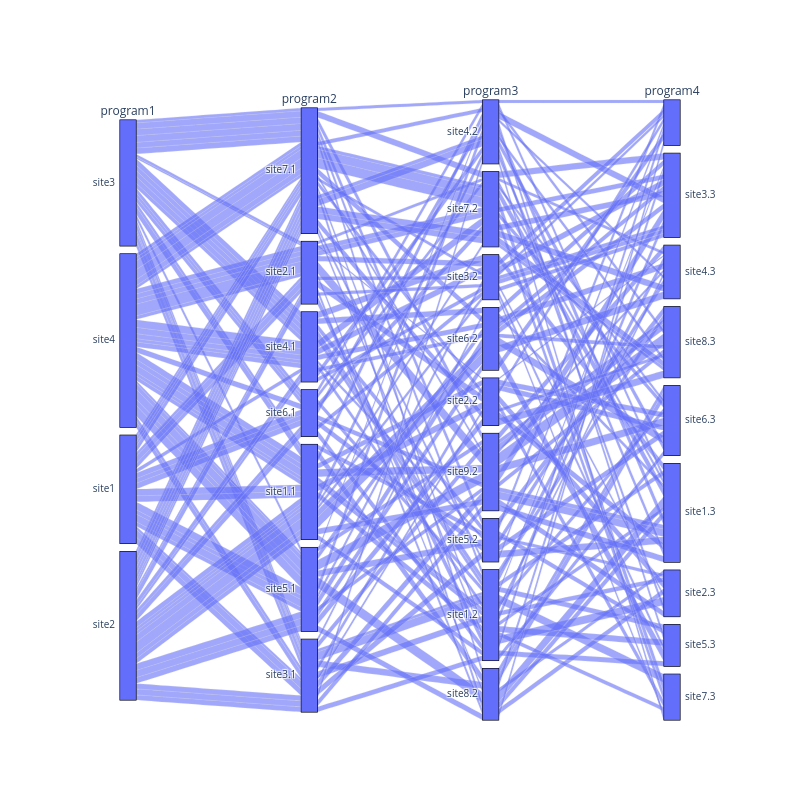

Here is the notebook cell this chart was saved with:
### Code cell
fig = go.Figure(go.Parcats(
    dimensions=[
        {'label': 'program1', 'values': df['program1']},
        {'label': 'program2', 'values': df['program2']},
        {'label': 'program3', 'values': df['program3']},
        {'label': 'program4', 'values': df['program4']}
    ],
    counts=df['Total'],
))
fig.update_layout(
    autosize=False,
    width=800,
    height=800,
)

fig.show()

### Figure 1 — Plotly figure (JSON) as saved in the notebook; plotly's stock layout.template omitted (floating-point values rounded to 4 significant figures)
{"data": [{"counts": [211, 340, 249, 384, 119, 803, 391, 267, 337, 418, 443, 291, 395, 454, 524, 326, 206, 426, 369, 429, 464, 360, 381, 227, 323, 275, 404, 496, 733, 215, 548, 406, 256, 283, 242, 465, 429, 275, 464, 213, 543, 568, 350, 369, 347, 392, 342, 467, 559, 350, 446, 438, 320, 350, 206, 480, 598, 432, 334, 527, 433, 403, 391, 223, 265, 756, 445, 295, 414, 317, 366, 427, 302, 235, 222, 472, 392, 274, 414, 299, 399, 697, 486, 255, 326, 306, 418, 336, 240, 258, 536, 267, 414, 440, 490, 277, 281, 431, 455, 524], "dimensions": [{"label": "program1", "values": ["site3", "site4", "site1", "site3", "site3", "site4", "site1", "site1", "site3", "site2", "site3", "site3", "site3", "site3", "site4", "site1", "site4", "site4", "site4", "site3", "site2", "site1", "site2", "site4", "site4", "site2", "site2", "site2", "site4", "site4", "site1", "site1", "site4", "site2", "site2", "site1", "site4", "site1", "site1", "site3", "site3", "site3", "site2", "site4", "site4", "site4", "site4", "site3", "site2", "site2", "site3", "site2", "site3", "site4", "site3", "site4", "site4", "site1", "site3", "site1", "site3", "site3", "site1", "site1", "site3", "site2", "site4", "site1", "site4", "site2", "site2", "site2", "site1", "site2", "site1", "site2", "site4", "site4", "site3", "site4", "site3", "site4", "site1", "site4", "site3", "site3", "site2", "site1", "site4", "site2", "site4", "site4", "site2", "site2", "site2", "site2", "site2", "site4", "site2", "site1"]}, {"label": "program2", "values": ["site7.1", "site2.1", "site2.1", "site4.1", "site2.1", "site2.1", "site6.1", "site4.1", "site6.1", "site7.1", "site7.1", "site6.1", "site7.1", "site4.1", "site1.1", "site6.1", "site5.1", "site5.1", "site2.1", "site7.1", "site5.1", "site2.1", "site1.1", "site4.1", "site4.1", "site4.1", "site5.1", "site1.1", "site5.1", "site7.1", "site5.1", "site1.1", "site1.1", "site7.1", "site1.1", "site1.1", "site4.1", "site7.1", "site3.1", "site3.1", "site1.1", "site3.1", "site3.1", "site1.1", "site3.1", "site5.1", "site2.1", "site7.1", "site2.1", "site1.1", "site4.1", "site7.1", "site1.1", "site4.1", "site2.1", "site1.1", "site7.1", "site7.1", "site6.1", "site5.1", "site3.1", "site4.1", "site6.1", "site3.1", "site3.1", "site1.1", "site3.1", "site5.1", "site7.1", "site6.1", "site3.1", "site1.1", "site5.1", "site2.1", "site7.1", "site7.1", "site6.1", "site7.1", "site3.1", "site1.1", "site7.1", "site7.1", "site2.1", "site2.1", "site4.1", "site5.1", "site3.1", "site7.1", "site7.1", "site1.1", "site4.1", "site5.1", "site4.1", "site6.1", "site5.1", "site7.1", "site7.1", "site5.1", "site7.1", "site3.1"]}, {"label": "program3", "values": ["site4.2", "site7.2", "site3.2", "site6.2", "site2.2", "site9.2", "site5.2", "site6.2", "site4.2", "site7.2", "site9.2", "site7.2", "site1.2", "site1.2", "site9.2", "site9.2", "site4.2", "site9.2", "site3.2", "site7.2", "site6.2", "site8.2", "site9.2", "site5.2", "site1.2", "site3.2", "site8.2", "site6.2", "site8.2", "site9.2", "site4.2", "site1.2", "site1.2", "site4.2", "site7.2", "site2.2", "site3.2", "site1.2", "site5.2", "site1.2", "site8.2", "site1.2", "site1.2", "site2.2", "site2.2", "site6.2", "site7.2", "site5.2", "site1.2", "site1.2", "site3.2", "site2.2", "site5.2", "site6.2", "site7.2", "site4.2", "site7.2", "site8.2", "site1.2", "site6.2", "site8.2", "site5.2", "site4.2", "site2.2", "site6.2", "site6.2", "site1.2", "site9.2", "site6.2", "site3.2", "site4.2", "site4.2", "site3.2", "site3.2", "site3.2", "site4.2", "site7.2", "site4.2", "site9.2", "site1.2", "site8.2", "site7.2", "site2.2", "site8.2", "site1.2", "site9.2", "site9.2", "site2.2", "site7.2", "site3.2", "site7.2", "site9.2", "site4.2", "site1.2", "site2.2", "site1.2", "site5.2", "site5.2", "site7.2", "site9.2"]}, {"label": "program4", "values": ["", "site3.3", "site3.3", "site3.3", "site4.3", "site8.3", "site6.3", "site8.3", "site1.3", "site8.3", "site4.3", "site1.3", "site8.3", "site4.3", "site6.3", "site8.3", "site4.3", "site3.3", "", "site3.3", "", "site2.3", "site2.3", "site2.3", "site6.3", "site3.3", "", "site4.3", "site1.3", "site4.3", "site1.3", "site5.3", "site4.3", "site8.3", "site8.3", "site7.3", "site3.3", "site1.3", "site1.3", "site3.3", "site6.3", "site7.3", "site6.3", "site6.3", "site6.3", "site3.3", "site6.3", "site8.3", "site2.3", "site5.3", "site1.3", "site1.3", "site5.3", "site3.3", "site4.3", "site3.3", "site1.3", "site1.3", "site5.3", "site6.3", "site3.3", "", "site5.3", "site8.3", "site1.3", "site5.3", "site3.3", "site1.3", "site4.3", "site5.3", "site7.3", "site1.3", "site3.3", "site2.3", "", "site6.3", "site3.3", "site8.3", "site8.3", "site2.3", "site6.3", "site7.3", "site2.3", "site2.3", "site1.3", "site8.3", "site1.3", "", "site6.3", "site7.3", "site7.3", "site3.3", "site2.3", "", "site8.3", "site7.3", "", "site4.3", "site4.3", "site1.3"]}], "type": "parcats"}], "layout": {"autosize": false, "height": 800, "width": 800}}
